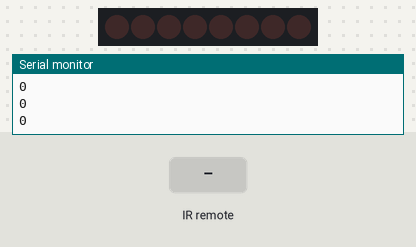
A sketch run on a simulated Arduino Uno, built with avr-gcc and run on an emulated ATmega328P. Parts: 8 shift-register outputs drawn as a row of LEDs (first output left, lit = HIGH), the last lines printed to the serial monitor. Wiring (inferred from the names in the program): shift register (74HC595): data pin 9; shift clock pin 7; latch pin 13. Wiring (inferred from the signals the program sends): row of LEDs: on Q0, Q1, Q2, Q3, Q4, Q5, Q6, Q7. The inputs (shaded band) are chosen by the test bench.

Above: at 1.3 s.
1.4 s: infrared code 0xC0000C received
At 2.7 s:
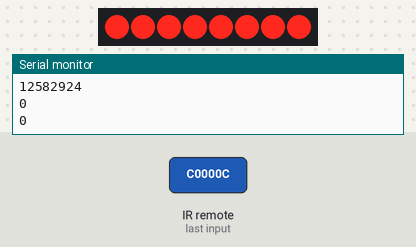
3.0 s: infrared code 0xC00000 received
At 4.0 s:
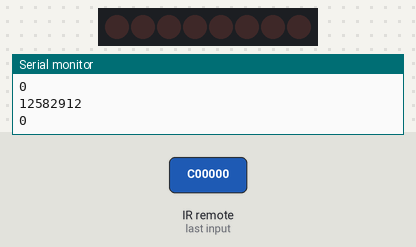
4.5 s: infrared code 0xC00001 received
At 5.2 s:
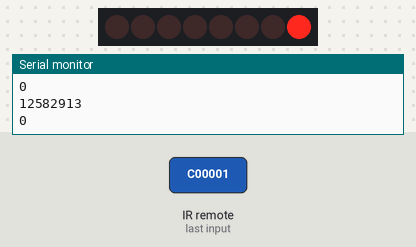
6.0 s: infrared code 0xC00002 received
At 6.4 s:
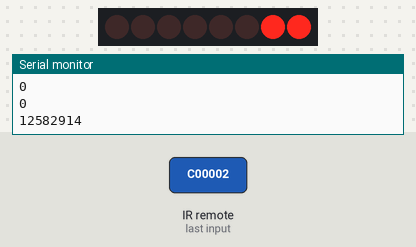
7.5 s: infrared code 0xC00003 received
At 8.7 s:
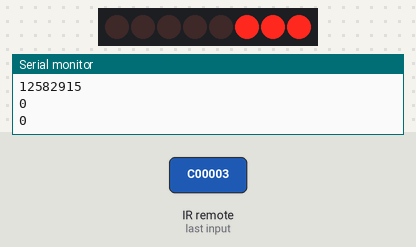
9.0 s: infrared code 0xC00004 received
At 10.0 s:
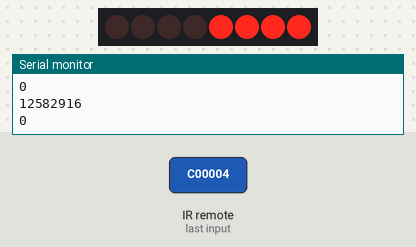
Timing chart, 0 to 11.5 s (numbered marks = the images above; inputs shaded):
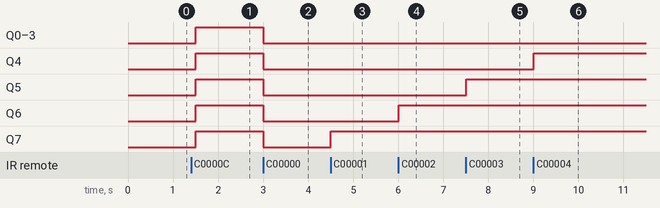

Measured:
- after the input at 1.4 s, Q0–7: LOW → HIGH after 0.10 s
- after the input at 3.0 s, Q0–7: HIGH → LOW at once
- after the input at 4.5 s, Q7: LOW → HIGH at once
- after the input at 6.0 s, Q6: LOW → HIGH at once
- after the input at 7.5 s, Q5: LOW → HIGH at once
- after the input at 9.0 s, Q4: LOW → HIGH at once

The sketch:

SIPO_1_nd_ir.ino
```cpp
#include <IRremote.h>
int RECV_PIN=8;
IRrecv irrecv(RECV_PIN);

decode_results results;

unsigned long on=12582924;
unsigned long off=12582912;

unsigned long sw1=12582913;
unsigned long sw2=12582914;
unsigned long sw3=12582915;
unsigned long sw4=12582916;
unsigned long sw5=12582917;
unsigned long sw6=12582918;
unsigned long sw7=12582919;
unsigned long sw8=12582920;

//int prev=0;
//int curstate=0;
int data=9;         //to serial input of IC 74595 14
int clk=7;          //to shift clock pin 11
int show=13;         //to latch pin 5
//int clr=3;          // to MR 10
int a=0;
byte b;

void setup() {
              pinMode(show,OUTPUT);
              //pinMode(clr,OUTPUT);
              pinMode(clk,OUTPUT);
              pinMode(data,OUTPUT);
              irrecv.enableIRIn();
              Serial.begin(9600);

}

void loop()
              {
              unsigned long store;
              if(irrecv.decode(&results))
                    {
                      store=(results.value);
                     }
              Serial.println(store);
              irrecv.resume();

if(store==sw1)
  {
          a=a^1;
          b=byte(a);
          digitalWrite(show,LOW);
          shiftOut(data,clk,LSBFIRST,b);
          digitalWrite(show,HIGH);
          delay(500);

  }

  else if(store==sw2)
  {
          a=a^2;
          b=byte(a);
          digitalWrite(show,LOW);
          shiftOut(data,clk,LSBFIRST,b);
          digitalWrite(show,HIGH);
          delay(500);

  }

  else if(store==sw3)
  {
          a=a^4;
          b=byte(a);
          digitalWrite(show,LOW);
          shiftOut(data,clk,LSBFIRST,b);
          digitalWrite(show,HIGH);
          delay(500);

  }

  else if(store==sw4)
  {
          a=a^8;
          b=byte(a);
          digitalWrite(show,LOW);
          shiftOut(data,clk,LSBFIRST,b);
          digitalWrite(show,HIGH);
          delay(500);

  }

  else if(store==sw5)
  {
          a=a^16;
          b=byte(a);
          digitalWrite(show,LOW);
          shiftOut(data,clk,LSBFIRST,b);
          digitalWrite(show,HIGH);
          delay(500);

  }

  else if(store==sw6)
  {
          a=a^32;
          b=byte(a);
          digitalWrite(show,LOW);
          shiftOut(data,clk,LSBFIRST,b);
          digitalWrite(show,HIGH);
          delay(500);

  }

  else if(store==sw7)
  {
          a=a^64;
          b=byte(a);
          digitalWrite(show,LOW);
          shiftOut(data,clk,LSBFIRST,b);
          digitalWrite(show,HIGH);
          delay(500);

  }

  else if(store==sw8)
  {
          a=a^128;
          b=byte(a);
          digitalWrite(show,LOW);
          shiftOut(data,clk,LSBFIRST,b);
          digitalWrite(show,HIGH);
          delay(500);

  }

  else if(store==on)
  {
          a=255;
          b=byte(a);
          digitalWrite(show,LOW);
          shiftOut(data,clk,LSBFIRST,b);
          digitalWrite(show,HIGH);
          delay(500);

  }

  else if(store==off)
  {
          a=0;
          b=byte(a);
          digitalWrite(show,LOW);
          shiftOut(data,clk,LSBFIRST,b);
          digitalWrite(show,HIGH);
          delay(500);

  }

  else{
    delay(500);
  }


  /*if(store==onval)
    {
      if(prevstate==0)
      {
        curstate=1;
        prevstate=1;
      }
      else
        {
          curstate=0;
          prevstate=0;
        }
    }*/
  /*if(curstate)
  {


          digitalWrite(clr,LOW);
          delay(100);
          digitalWrite(clr,HIGH);
          a=a^1;
          b=byte(a);
         //Serial.println(b);
          digitalWrite(show,LOW);
          shiftOut(data,clk,LSBFIRST,b);
          digitalWrite(show,HIGH);
          delay(500);
        }

      else{
        a=0;
          b=byte(a);
         //Serial.println(b);
          digitalWrite(show,LOW);
          shiftOut(data,clk,LSBFIRST,b);
          digitalWrite(show,HIGH);
          delay(500);
      }*/
}
```
